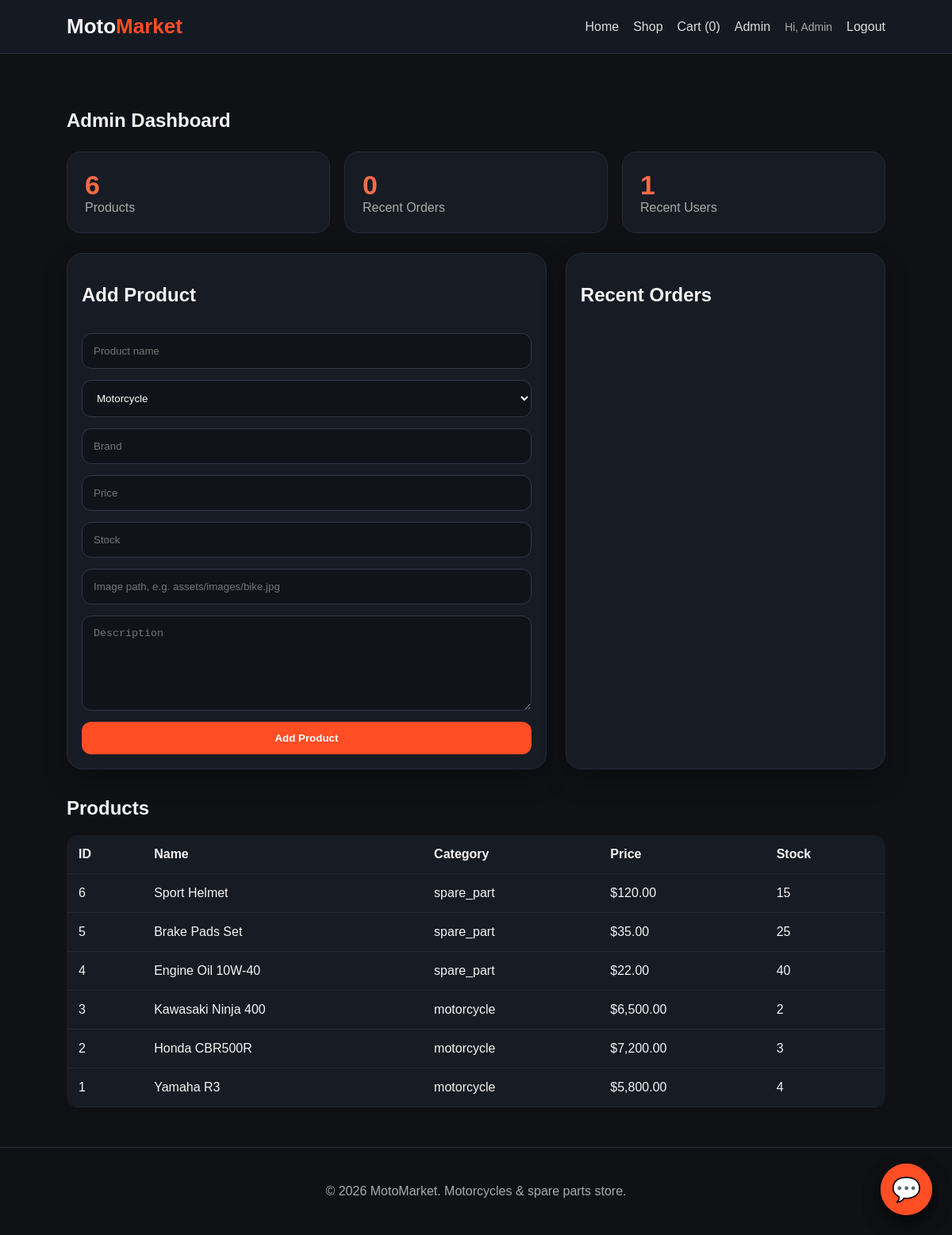
/admin.php (signed in), run on the app's committed database.
### tables this page shows
CREATE TABLE products (id INT AUTO_INCREMENT PRIMARY KEY, name VARCHAR(150) NOT NULL, category ENUM('motorcycle','spare_part') NOT NULL, brand VARCHAR(100) NOT NULL, price DECIMAL(10,2) NOT NULL, stock INT NOT NULL DEFAULT 0, image VARCHAR(255) DEFAULT 'assets/images/placeholder.jpg', description TEXT, created_at TIMESTAMP DEFAULT CURRENT_TIMESTAMP);

### admin.php (the view)
<?php include 'header.php'; require_admin(); if($_SERVER['REQUEST_METHOD']==='POST'){ $stmt=$pdo->prepare('INSERT INTO products (name,category,brand,price,stock,image,description) VALUES (?,?,?,?,?,?,?)'); $stmt->execute([$_POST['name'],$_POST['category'],$_POST['brand'],$_POST['price'],$_POST['stock'],$_POST['image']?:'assets/images/placeholder.jpg',$_POST['description']]); header('Location: admin.php'); exit;} $products=$pdo->query('SELECT * FROM products ORDER BY id DESC')->fetchAll(); $orders=$pdo->query('SELECT * FROM orders ORDER BY created_at DESC LIMIT 10')->fetchAll(); $users=$pdo->query('SELECT * FROM users ORDER BY created_at DESC LIMIT 10')->fetchAll(); ?>
<section class="section"><h1>Admin Dashboard</h1><div class="stats"><div><strong><?= count($products); ?></strong><span>Products</span></div><div><strong><?= count($orders); ?></strong><span>Recent Orders</span></div><div><strong><?= count($users); ?></strong><span>Recent Users</span></div></div><div class="admin-layout"><form class="form panel" method="POST"><h2>Add Product</h2><input name="name" required placeholder="Product name"><select name="category"><option value="motorcycle">Motorcycle</option><option value="spare_part">Spare Part</option></select><input name="brand" required placeholder="Brand"><input name="price" type="number" step="0.01" required placeholder="Price"><input name="stock" type="number" required placeholder="Stock"><input name="image" placeholder="Image path, e.g. assets/images/bike.jpg"><textarea name="description" placeholder="Description"></textarea><button class="btn">Add Product</button></form><div class="panel"><h2>Recent Orders</h2><?php foreach($orders as $o): ?><p><strong>#<?= $o['id']; ?></strong> <?= htmlspecialchars($o['customer_name']); ?> — $<?= number_format($o['total'],2); ?></p><?php endforeach; ?></div></div><h2>Products</h2><table><tr><th>ID</th><th>Name</th><th>Category</th><th>Price</th><th>Stock</th></tr><?php foreach($products as $p): ?><tr><td><?= $p['id']; ?></td><td><?= htmlspecialchars($p['name']); ?></td><td><?= htmlspecialchars($p['category']); ?></td><td>$<?= number_format($p['price'],2); ?></td><td><?= $p['stock']; ?></td></tr><?php endforeach; ?></table></section><?php include 'footer.php'; ?>

### assets/css/style.css (style rules this page uses)
* { box-sizing:border-box }
body { margin:0;font-family:Arial,sans-serif;background:#0f1115;color:#f4f4f5 }
.btn { display:inline-block;background:#ff4d24;color:white;padding:13px 20px;border:0;border-radius:12px;font-weight:700;cursor:pointer }
.section { padding:50px 7% }
.card,.panel,.auth-card { background:#171b24;border:1px solid #252b36;border-radius:20px;padding:18px;box-shadow:0 14px 30px rgba(0,0,0,.25) }
input,select,textarea { width:100%;padding:14px;border-radius:12px;border:1px solid #313847;background:#10131a;color:white }
textarea { min-height:120px }
.form,.auth-card { display:grid;gap:14px }
table { width:100%;border-collapse:collapse;background:#171b24;border-radius:14px;overflow:hidden }
th,td { padding:15px;border-bottom:1px solid #252b36;text-align:left }
.admin-layout { display:grid;grid-template-columns:1.2fr .8fr;gap:24px;margin-bottom:35px }
.stats { display:grid;grid-template-columns:repeat(auto-fit,minmax(170px,1fr));gap:18px;margin:25px 0 }
.stats div { background:#171b24;border:1px solid #252b36;border-radius:18px;padding:22px }
.stats strong { display:block;font-size:34px;color:#ff6a45 }
.stats span { color:#aaa }

### data on the page
products: id "6", name "Sport Helmet", category "spare_part", price "120.00", stock "15"
products: id "5", name "Brake Pads Set", category "spare_part", price "35.00", stock "25"
products: id "4", name "Engine Oil 10W-40", category "spare_part", price "22.00", stock "40"
products: id "3", name "Kawasaki Ninja 400", category "motorcycle", price "6,500.00", stock "2"
products: id "2", name "Honda CBR500R", category "motorcycle", price "7,200.00", stock "3"
products: id "1", name "Yamaha R3", category "motorcycle", price "5,800.00", stock "4"

### other printed values
cart_count() "0"
$_SESSION['name'] "Admin"
count($products) "6"
count($orders) "0"
count($users) "1"
